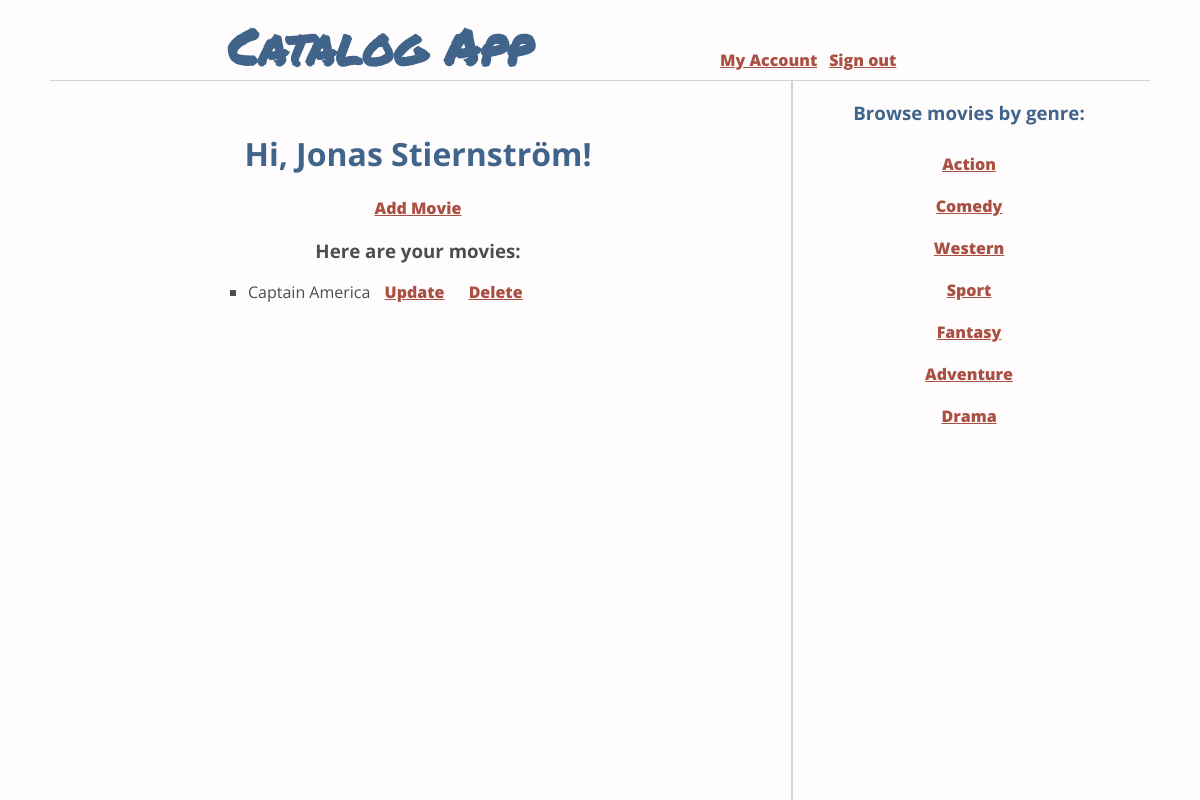
/userpage (signed in), run on the app's committed database.
### tables this page shows
CREATE TABLE "users" ("name" VARCHAR NOT NULL , "id" VARCHAR NOT NULL  UNIQUE );

CREATE TABLE "movies" ("movie" VARCHAR NOT NULL ,"poster" VARCHAR NOT NULL ,"description" VARCHAR NOT NULL ,"categoryid" INTEGER NOT NULL ,"user" VARCHAR DEFAULT (null) ,"movieid" INTEGER PRIMARY KEY  NOT NULL );

CREATE TABLE "categories" ("category" VARCHAR NOT NULL , "categoryid" INTEGER PRIMARY KEY  AUTOINCREMENT  NOT NULL  UNIQUE );

### application.py (the view)
@APP.route("/userpage")
@login_required
def user_page():
    user_items = db_get('SELECT movie, movieid FROM movies WHERE ' +
                        'user = ?', [g.user.id])
    return render_template('user_page.html',
                           categories=db_get(GET_CATEGORIES),
                           user_items=user_items)

### application.py (called while the page is built)
@LOGIN_MANAGER.user_loader
def load_user(userid):
    get_user = db_get('SELECT id, name FROM users WHERE id = ? ', [userid])
    user = User(get_user[0][0], get_user[0][1])
    return user

def db_get(query, args=()):
    conn = sqlite3.connect('catalogApp.sqlite')
    cur = conn.cursor()
    cur.execute(query, args)
    received_data = cur.fetchall()
    conn.close()
    return received_data

@APP.before_request
def before_request():
    g.user = current_user

### templates/user_page.html
{% extends "skeleton.html" %}
{% block content %}
    <h1>Hi, {{ g.user.name }}!</h1>
    <div class="userPanel">
        <a href="{{ url_for('add') }}"}}>Add Movie</a>
    </div>
    <div class="userItems">
        <h3>Here are your movies:</h3>
        <ul>
            {% for movie in user_items %}
                <li>
                    {{ movie[0] }}
                    <a href="{{ url_for('update', movieid=movie[1]) }}"}}>Update</a>
                    <a href="{{ url_for('delete', movieid=movie[1]) }}"}}>Delete</a>
                </li>
            {% endfor %}
        </ul>
    </div>
{% endblock %}
{% block categoryNavigation %}
    {{ super() }}
{% endblock %}

### templates/skeleton.html (shortened to what this page needs)
<!DOCTYPE html>
<html lang="en">
<head>
    <link rel="stylesheet" href="{{ url_for('static', filename='normalize.css') }}">
    <link rel="stylesheet" href="{{ url_for('static', filename='style.css') }}">
</head>
<body>
    <header>
        <a class="headerLink" href="{{ url_for('landing_page') }}"><h1>Catalog App</h1></a>
        <div class="flexWrap">
        <div id="UserStateDiv">
            <a href="{{ url_for('user_page') }}">My Account</a>
            {% if g.user.is_authenticated %}
                <a class="signout" href="#" onclick="signOut();">Sign out</a>
            {% endif %}
            <div class="google">
            </div>
        </div>
        </div>
    </header>
    <div class="wrapper">
    <main>{% block content %}{% endblock %}</main>
    {% block categoryNavigation %}
        <nav id="categoryNavigation">
            <h3>Browse movies by genre:</h3>
            <ul>
                {% for category in categories %}
                    <li>
                        <a href="{{ url_for('category_page', category=category[0] ) }}">
                            {{ category[0] }}
                        </a>
                    </li>
                {% endfor %}
            </ul>
        </nav>
    {% endblock %}
    </div>
</body>
</html>

### static/style.css (style rules this page uses)
html { font-family: 'Open Sans', sans-serif; color: #4d4d4d; background-color: #FEFCFD; min-height: 100vh; }
body { min-height: 100vh; max-width: 1100px; margin: 0 auto; }
header { border-bottom: solid 1.5px lightgrey; }
header h1 { text-align: center; margin-top: 0; padding-top: 10px; }
header .headerLink { text-decoration: none; color: #41658A; font-family: 'Permanent Marker', sans-serif; }
#UserStateDiv a { color: #AA5042; font-weight: 800; display: block; text-align: center; margin: 10px 0; }
.google { width: 100%; display: flex; justify-content: center; margin-bottom: 20px; }
main { margin-top: 30px; }
main h1 { text-align: center; color: #41658A; }
.userPanel a { text-align: center; color: #AA5042; display: block; font-weight: 800; }
.userItems h3 { text-align: center; }
.userItems li { list-style-type: square; margin-bottom: 5px; }
.userItems li a { color: #AA5042; font-weight: 800; }
#categoryNavigation { text-align: center; }
#categoryNavigation h3 { color: #41658A; }
#categoryNavigation ul { padding-left: 0; }
#categoryNavigation li { list-style-type: none; font-weight: 800; padding: 10px 0; }
#categoryNavigation li a { color: #AA5042; }
@media screen and (min-width: 768px) { header { height: 24vh; } }
@media screen and (min-width: 768px) { .wrapper { display: flex; justify-content: space-around; min-height: 75vh; } }
@media screen and (min-width: 768px) { main, #categoryNavigation { display: inline-block; } }
@media screen and (min-width: 768px) { main { width: 66%; } }
@media screen and (min-width: 768px) { #categoryNavigation { width: 32%; border-left: solid 2px lightgray; } }
@media screen and (min-width: 768px) { .userItems ul { width: 380px; display: block; margin: 0 auto; } }
@media screen and (min-width: 768px) { .userItems li a { margin: 0 10px; } }
@media screen and (min-width: 1024px) { header { height: 10vh; } }
@media screen and (min-width: 1024px) { .wrapper { height: 90vh; } }
@media screen and (min-width: 1024px) { header h1 { width: 60%; display: inline-block; font-size: 50px; } }
@media screen and (min-width: 1024px) { .flexWrap { display: inline-block; width: 39%; max-width: 400px; } }
@media screen and (min-width: 1024px) { #UserStateDiv { display: flex; justify-content: space-around; } }
@media screen and (min-width: 1024px) { #UserStateDiv a { display: inline-block; } }
@media screen and (min-width: 1024px) { #UserStateDiv .google { width: 200px; } }

### data on the page
users: user.name "Jonas Stiernström"
movies: movie "Captain America"
categories: category "Action"
categories: category "Comedy"
categories: category "Western"
categories: category "Sport"
categories: category "Fantasy"
categories: category "Adventure"
categories: category "Drama"
